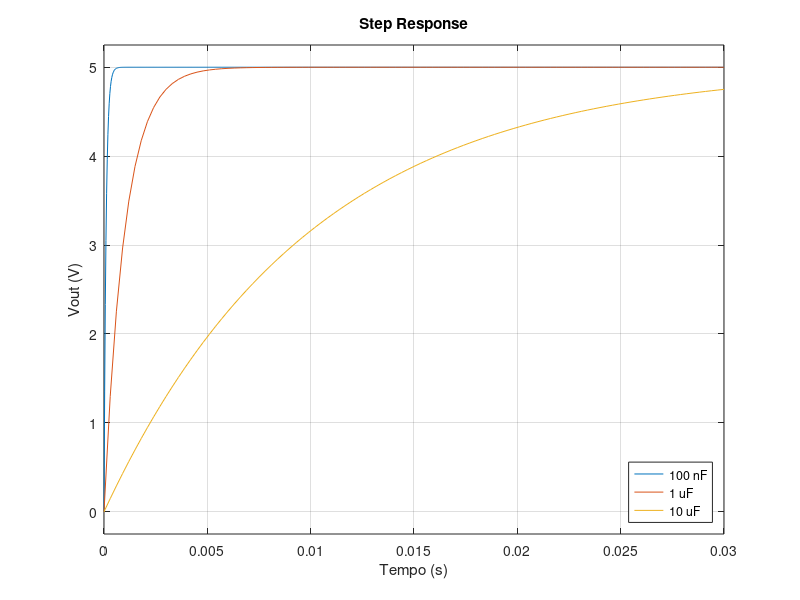

MATLAB code for this plot:
% degrau_RC_varia_C.m
% Simples simulação degrau circuito RC
% variando valores de C

pkg load control

s = tf('s');

R = 1e3;

C1 = 100E-9;
C2 = 1E-6;
C3 = 10E-6;

H1 = 1/(R*C1*s + 1);
H2 = 1/(R*C2*s + 1);
H3 = 1/(R*C3*s + 1);

figure; % abre nova janela gráfica
step(5*H1, 5*H2, 5*H3, 0.03);
grid on;
legend('100 nF','1 uF','10 uF', "location", "southeast");
xlabel('Tempo (s)');
ylabel('Vout (V)');
